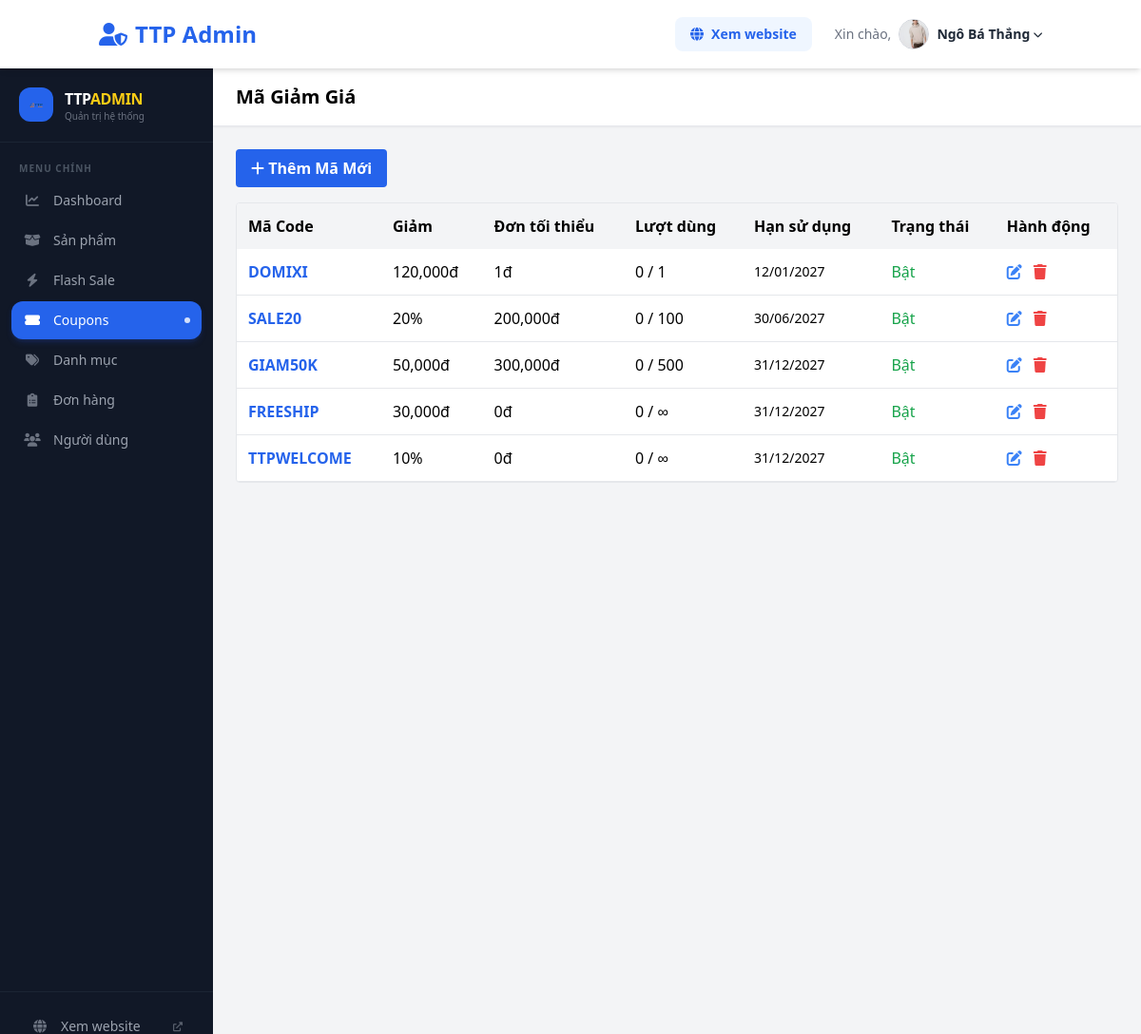
The app's page /admin_coupons.php (signed in) with its own data.
### tables this page shows
CREATE TABLE IF NOT EXISTS `coupon` (
  `id` int NOT NULL AUTO_INCREMENT,
  `MaCoupon` varchar(50) NOT NULL,
  `LoaiGiam` enum('percent','fixed') NOT NULL DEFAULT 'percent' COMMENT 'percent = % giảm, fixed = giảm tiền mặt',
  `GiaTri` decimal(10,0) NOT NULL COMMENT 'Giá trị giảm (% hoặc VNĐ)',
  `GiaTriToiThieu` decimal(10,0) NOT NULL DEFAULT '0' COMMENT 'Đơn tối thiểu để áp dụng',
  `NgayBatDau` datetime DEFAULT CURRENT_TIMESTAMP,
  `NgayHetHan` datetime NOT NULL,
  `SoLanToiDa` int DEFAULT NULL COMMENT 'NULL = không giới hạn',
  `DaDung` int NOT NULL DEFAULT '0',
  `MoTa` varchar(255) DEFAULT NULL,
  `TrangThai` tinyint(1) DEFAULT '1' COMMENT '1: Kích hoạt, 0: Khóa',
  PRIMARY KEY (`id`),
  UNIQUE KEY `MaCoupon` (`MaCoupon`),
  KEY `idx_coupon_code` (`MaCoupon`)
);

### database.php (called while the page is built, shortened)
<?php
    class Database {
        private $host = "localhost";
        private $username = "root";
        private $password = "";
        private $dbname = "web";
        public $conn;
        public function __construct() {
            $this->conn = new mysqli ($this->host, $this->username, $this->password, $this->dbname);
            $this->conn->set_charset("utf8");
        }
        public function select ($sql) {
            return $this->conn->query($sql);
        }
    }
?>

### admin_coupons.php (the view, shortened to what this page needs)
<?php
require_once "database.php";
$db = new Database();
$res_coupons = $db->select("SELECT * FROM coupon ORDER BY id DESC");
?>
<!DOCTYPE html>
<html lang="vi">
<head>
    <script src="https://cdn.tailwindcss.com"></script>
    <link href="https://cdnjs.cloudflare.com/ajax/libs/font-awesome/6.0.0/css/all.min.css" rel="stylesheet">
</head>
<body class="bg-gray-100">
    <header class="bg-white shadow-md sticky top-0 z-50">
        <div class="container mx-auto px-4 py-3 flex items-center justify-between">
            <div class="flex items-center gap-3">
                <h1 class="text-xl md:text-2xl font-bold text-blue-600 flex items-center gap-2">
                    <i class="fas fa-user-shield"></i> <span class="hidden sm:inline">TTP Admin</span>
                </h1>
            </div>
            <div class="flex items-center gap-3 md:gap-6">
                <a href="index.php"
                    class="bg-blue-50 text-blue-600 px-3 md:px-4 py-2 rounded-lg font-bold hover:bg-blue-100 transition flex items-center gap-2 text-sm">
                    <i class="fas fa-globe"></i> <span class="hidden sm:inline">Xem website</span>
                </a>
                <?php
                    $ten_user = $_SESSION['user_name'];
                    $avatar_link = 'https://ui-avatars.com/api/?name=' . urlencode($ten_user) . '&background=0D8ABC&color=fff&size=128';
                    if (isset($_SESSION['user_avatar']) && $_SESSION['user_avatar'] != 'default.png' && $_SESSION['user_avatar'] != '') {
                        $avatar_link = 'public/images/' . $_SESSION['user_avatar'];
                    }
                ?>
                <div class="relative group inline-block z-50 text-sm">
                    <div class="flex items-center gap-2 cursor-pointer whitespace-nowrap py-2"
                        title="Tài khoản của tôi">
                        <span class="text-gray-500 group-hover:text-gray-800 transition hidden md:inline">Xin
                            chào,</span>
                        <img src="<?php echo htmlspecialchars($avatar_link); ?>" alt="Avatar"
                            class="w-8 h-8 rounded-full object-cover border border-gray-300 group-hover:border-blue-400 transition">
                        <strong class="text-gray-800 group-hover:text-blue-600 hidden md:flex items-center gap-1">
                            <?php echo htmlspecialchars($_SESSION['user_name']); ?>
                            <i class="fas fa-chevron-down text-[10px] transition-transform group-hover:rotate-180"></i>
                        </strong>
                    </div>
                </div>
            </div>
        </div>
    </header>
    <div class="flex min-h-screen">
        <?php include 'admin_sidebar.php'; ?>
        <div class="flex-1 flex flex-col min-h-screen">
            <header class="bg-white shadow-sm border-b px-6 py-4">
                <h1 class="text-xl font-bold">Mã Giảm Giá</h1>
            </header>
            <main class="p-6 flex-1">
                <button onclick="openModal()" class="mb-4 bg-blue-600 text-white px-4 py-2 rounded font-bold"><i
                        class="fas fa-plus"></i> Thêm Mã Mới</button>
                <div class="bg-white border rounded overflow-hidden">
                    <table class="w-full text-left">
                        <thead class="bg-gray-100">
                            <tr>
                                <th class="p-3">Mã Code</th>
                                <th class="p-3">Giảm</th>
                                <th class="p-3">Đơn tối thiểu</th>
                                <th class="p-3">Lượt dùng</th>
                                <th class="p-3">Hạn sử dụng</th>
                                <th class="p-3">Trạng thái</th>
                                <th class="p-3">Hành động</th>
                            </tr>
                        </thead>
                        <tbody>
                            <?php if($res_coupons && $res_coupons->num_rows>0): while($row = $res_coupons->fetch_assoc()): ?>
                            <tr class="border-b">
                                <td class="p-3 font-bold text-blue-600"><?= $row['MaCoupon'] ?></td>
                                <td class="p-3">
                                    <?= $row['LoaiGiam'] == 'fixed' ? number_format($row['GiaTri']).'đ' : $row['GiaTri'].'%' ?>
                                </td>
                                <td class="p-3"><?= number_format($row['GiaTriToiThieu']) ?>đ</td>
                                <td class="p-3"><?= $row['DaDung'] ?> / <?= $row['SoLanToiDa'] ?? '∞' ?></td>
                                <td class="p-3 text-sm"><?= date('d/m/Y', strtotime($row['NgayHetHan'])) ?></td>
                                <td class="p-3">
                                    <?= $row['TrangThai'] ? '<span class="text-green-600">Bật</span>' : '<span class="text-red-600">Tắt</span>' ?>
                                </td>
                                <td class="p-3 space-x-2">
                                    <button onclick='openEdit(<?= json_encode($row) ?>)' class="text-blue-500"><i
                                            class="fas fa-edit"></i></button>
                                    <a href="?delete=<?= $row['id'] ?>" onclick="return confirm('Xóa mã này?')"
                                        class="text-red-500"><i class="fas fa-trash"></i></a>
                                </td>
                            </tr>
                            <?php endwhile; endif; ?>
                        </tbody>
                    </table>
                </div>
            </main>
        </div>
    </div>
</body>
</html>

### records on screen
coupon: MaCoupon "DOMIXI", GiaTri "120,000", GiaTriToiThieu "1", DaDung "0", SoLanToiDa "1", NgayHetHan "12/01/2027", TrangThai "Bật"
coupon: MaCoupon "SALE20", GiaTri "20", GiaTriToiThieu "200,000", DaDung "0", SoLanToiDa "100", NgayHetHan "30/06/2027", TrangThai "Bật"
coupon: MaCoupon "GIAM50K", GiaTri "50,000", GiaTriToiThieu "300,000", DaDung "0", SoLanToiDa "500", NgayHetHan "31/12/2027", TrangThai "Bật"
coupon: MaCoupon "FREESHIP", GiaTri "30,000", GiaTriToiThieu "0", DaDung "0", SoLanToiDa "∞", NgayHetHan "31/12/2027", TrangThai "Bật"
coupon: MaCoupon "TTPWELCOME", GiaTri "10", GiaTriToiThieu "0", DaDung "0", SoLanToiDa "∞", NgayHetHan "31/12/2027", TrangThai "Bật"

### other values on screen
$_SESSION['user_name'] "Ngô Bá Thắng"
$n['label'] "Dashboard"
$n['label'] "Sản phẩm"
$n['label'] "Flash Sale"
$n['label'] "Coupons"
$n['label'] "Danh mục"
$n['label'] "Đơn hàng"
$n['label'] "Người dùng"
